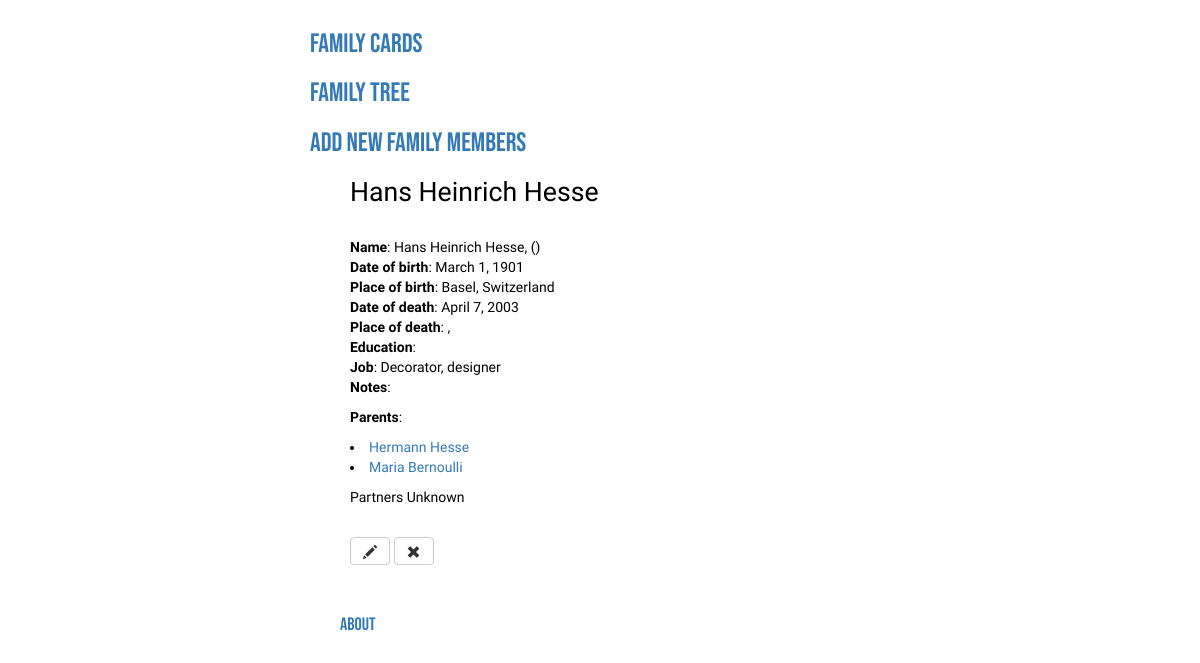
Page /member/hans-heinrich_hesse_1901-03-01-000000 on the committed database.
### familycards/models.py (models this page shows, shortened)
class FamilyMember(models.Model):
    first_name = models.CharField(max_length=200)
    last_name = models.CharField(max_length=200)
    other_names = models.CharField(max_length=200)
    birth_name = models.CharField(max_length=200)
    slug = models.SlugField(max_length=100, unique=True)
    date_of_birth = models.DateField()
    city_of_birth = models.CharField(max_length=200)
    country_of_birth = models.CharField(max_length=200)
    date_of_death = models.DateField()
    city_of_death = models.CharField(max_length=200)
    country_of_death = models.CharField(max_length=200)
    education = models.CharField(max_length=200)
    job = models.CharField(max_length=200)
    notes = models.CharField(max_length=500)
    parents = MembersField()
    partners = MembersField()
    full_name = models.CharField(max_length=200)

### familycards/views.py (the view)
# urls.py: path('member/<slug>', views.view_member, name='view_member'),
def view_member(request, slug):
   member = get_object_or_404(FamilyMember, slug=slug)
   parents_list = []
   partners_list = []
   try:
      if member.parents != ['']:
         for parent in member.parents:
            p = FamilyMember.objects.filter(first_name__startswith=parent.split(' ')[0])[0]
            parents_list.append(get_object_or_404(FamilyMember, slug=p.slug))
      if member.partners != ['']:
         for partner in member.partners:
            p = FamilyMember.objects.filter(first_name__startswith=partner.split(' ')[0])[0]
            partners_list.append(get_object_or_404(FamilyMember, slug=p.slug))
   except IndexError:
      pass
   context = {'member' : member, \
              'parents' : parents_list, \
              'partners' : partners_list}
   return render(request, 'familycards/view_member.html', context)

### familycards/models.py (called while the page is built)
    def from_db_value(self, value, expression, connection):
        if value is None:
            return value
        return value.split(', ')

### familycards/templates/familycards/view_member.html
{% extends 'familycards/base.html' %}
{% block content %}
<div class="member-info">
    <h2>{% block head_title %}{{ member.first_name }} {{ member.last_name }}{% endblock %}</h2><br>
    <p><b>Name</b>: {{ member.first_name }} {{ member.other_names }} {{ member.last_name }}, ({{ member.birth_name }})<br>
    <b>Date of birth</b>: {{ member.date_of_birth }}<br>
    <b>Place of birth</b>: {{ member.city_of_birth }}, {{ member.country_of_birth }}<br>
    <b>Date of death</b>: {{ member.date_of_death }}<br>
    <b>Place of death</b>: {{ member.city_of_death }}, {{ member.country_of_death }}<br>
    <b>Education</b>: {{ member.education }}<br>
    <b>Job</b>: {{ member.job }}<br>
    <b>Notes</b>: {{ member.comments }}<br></p>
    <p>
        {% if parents %}
            <b>Parents</b>:
            {% for parent in parents %}
                <li><a href="{% url 'view_member' slug=parent.slug %}">{{ parent.full_name}}</a></li>
             {% endfor %}
        {% else %}
            Parents Unknown<br>
        {% endif %}
    </p>
    <p>
        {% if partners %}
            <b>Partners</b>:
            {% for partner in partners %}
                <li><a href="{% url 'view_member' slug=partner.slug %}">{{ partner.first_name }} {{ partner.last_name }}</a></li>
            {% endfor %}
        {% else %}
            Partners Unknown<br>
        {% endif %}
    </p>
    <br>
        <a class="btn btn-default" href="{% url 'edit_member' slug=member.slug %}">
        <span class="glyphicon glyphicon-pencil"></span>
    </a>
    <a class="btn btn-default" href="{% url 'delete_member' slug=member.slug %}">
        <span class="glyphicon glyphicon-remove"></span>
    </a>
</div>
{% include 'familycards/footer.html' %}
{% endblock %}

### static/css/familycards.css (style rules this page uses)
.member-info { padding-left: 40px; color: #000000; font-family: 'Nanum Gothic Coding', monospace; }
.member-info h2 { color: #000000; font-size: 20pt; font-family: 'Nanum Gothic Coding', monospace; }
body { margin: auto; width: 50%; padding: 10px; }

### rows in the picture
FamilyMember: first_name "Hans Heinrich", last_name "Hesse", date_of_birth "March 1, 1901", city_of_birth "Basel", country_of_birth "Switzerland", date_of_death "April 7, 2003", job "Decorator, designer"
FamilyMember: full_name "Hermann Hesse"
FamilyMember: full_name "Maria Bernoulli"
